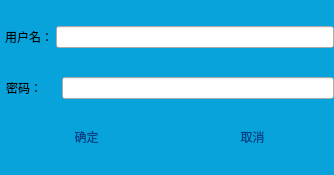
<?xml version="1.0" encoding="UTF-8"?>
<ui version="4.0">
 <class>RegisterDialog</class>
 <widget class="QDialog" name="RegisterDialog">
  <property name="geometry">
   <rect>
    <x>0</x>
    <y>0</y>
    <width>334</width>
    <height>175</height>
   </rect>
  </property>
  <property name="windowTitle">
   <string>Dialog</string>
  </property>
  <property name="styleSheet">
   <string notr="true">*{
	font: 9pt &quot;微软雅黑&quot;;
}

#RegisterDialog{
	border-radius:2px;
	background-color: #09A3DC;
}

#RegisterDialog QPushButton{
	    border: none;
        color: rgb(2, 65, 132);
        background: transparent;
}

#RegisterDialog QPushButton:hover{
	    background: rgb(187, 212, 238);
}

#RegisterDialog QPushButton:pressed{
	    background: rgb(6, 94, 187);
}

</string>
  </property>
  <layout class="QVBoxLayout" name="verticalLayout" stretch="1,1,0">
   <property name="spacing">
    <number>3</number>
   </property>
   <property name="leftMargin">
    <number>5</number>
   </property>
   <property name="topMargin">
    <number>0</number>
   </property>
   <property name="rightMargin">
    <number>0</number>
   </property>
   <property name="bottomMargin">
    <number>0</number>
   </property>
   <item>
    <layout class="QHBoxLayout" name="horizontalLayout">
     <item>
      <widget class="QLabel" name="label">
       <property name="text">
        <string>用户名：</string>
       </property>
      </widget>
     </item>
     <item>
      <widget class="QLineEdit" name="LE_username"/>
     </item>
    </layout>
   </item>
   <item>
    <layout class="QHBoxLayout" name="horizontalLayout_2">
     <property name="spacing">
      <number>20</number>
     </property>
     <property name="leftMargin">
      <number>1</number>
     </property>
     <item>
      <widget class="QLabel" name="label_2">
       <property name="text">
        <string>密码：</string>
       </property>
      </widget>
     </item>
     <item>
      <widget class="QLineEdit" name="LE_pwd"/>
     </item>
    </layout>
   </item>
   <item>
    <layout class="QHBoxLayout" name="horizontalLayout_3">
     <item>
      <widget class="QPushButton" name="PB_sure">
       <property name="text">
        <string>确定</string>
       </property>
      </widget>
     </item>
     <item>
      <widget class="QPushButton" name="PB_cancel">
       <property name="text">
        <string>取消</string>
       </property>
      </widget>
     </item>
    </layout>
   </item>
  </layout>
 </widget>
 <resources/>
 <connections/>
</ui>
